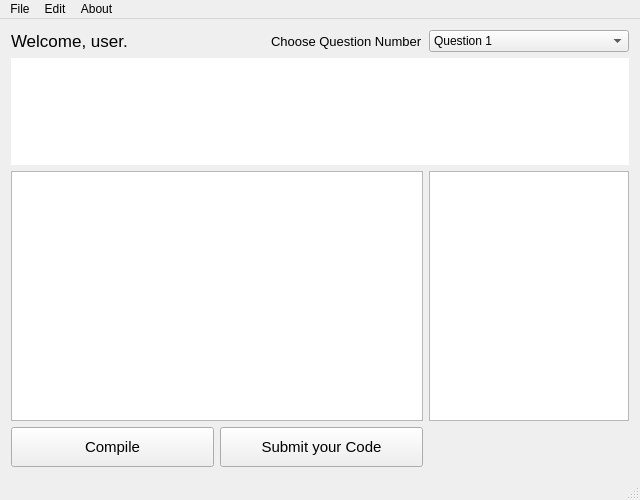
<?xml version="1.0" encoding="UTF-8"?>
<ui version="4.0">
 <class>MainWindow</class>
 <widget class="QMainWindow" name="MainWindow">
  <property name="geometry">
   <rect>
    <x>0</x>
    <y>0</y>
    <width>640</width>
    <height>500</height>
   </rect>
  </property>
  <property name="minimumSize">
   <size>
    <width>640</width>
    <height>500</height>
   </size>
  </property>
  <property name="windowTitle">
   <string>Tester2</string>
  </property>
  <widget class="QWidget" name="centralWidget">
   <layout class="QGridLayout" name="gridLayout">
    <item row="8" column="1">
     <widget class="QTextEdit" name="Console_Output">
      <property name="maximumSize">
       <size>
        <width>200</width>
        <height>16777215</height>
       </size>
      </property>
      <property name="readOnly">
       <bool>true</bool>
      </property>
     </widget>
    </item>
    <item row="4" column="0">
     <layout class="QHBoxLayout" name="horizontalLayout_2">
      <item>
       <widget class="QLabel" name="username_label">
        <property name="font">
         <font>
          <pointsize>13</pointsize>
         </font>
        </property>
        <property name="text">
         <string>Welcome, user.</string>
        </property>
       </widget>
      </item>
      <item alignment="Qt::AlignRight">
       <widget class="QLabel" name="label">
        <property name="font">
         <font>
          <pointsize>10</pointsize>
         </font>
        </property>
        <property name="text">
         <string>Choose Question Number</string>
        </property>
       </widget>
      </item>
     </layout>
    </item>
    <item row="8" column="0">
     <widget class="QTextEdit" name="Source_Edit">
      <property name="minimumSize">
       <size>
        <width>0</width>
        <height>250</height>
       </size>
      </property>
      <property name="font">
       <font>
        <family>Source Code Pro</family>
        <pointsize>16</pointsize>
       </font>
      </property>
      <property name="toolTip">
       <string>&lt;html&gt;&lt;head/&gt;&lt;body&gt;&lt;p&gt;Enter the code here.&lt;/p&gt;&lt;/body&gt;&lt;/html&gt;</string>
      </property>
      <property name="horizontalScrollBarPolicy">
       <enum>Qt::ScrollBarAlwaysOff</enum>
      </property>
      <property name="tabStopWidth">
       <number>16</number>
      </property>
     </widget>
    </item>
    <item row="9" column="0">
     <layout class="QHBoxLayout" name="horizontalLayout">
      <item>
       <widget class="QPushButton" name="Program_Check">
        <property name="minimumSize">
         <size>
          <width>0</width>
          <height>40</height>
         </size>
        </property>
        <property name="font">
         <font>
          <pointsize>11</pointsize>
         </font>
        </property>
        <property name="toolTip">
         <string>&lt;html&gt;&lt;head/&gt;&lt;body&gt;&lt;p&gt;Check if your program compiles without any error.&lt;/p&gt;&lt;/body&gt;&lt;/html&gt;</string>
        </property>
        <property name="text">
         <string>Compile</string>
        </property>
       </widget>
      </item>
      <item>
       <widget class="QPushButton" name="TestButton">
        <property name="minimumSize">
         <size>
          <width>0</width>
          <height>40</height>
         </size>
        </property>
        <property name="font">
         <font>
          <pointsize>11</pointsize>
         </font>
        </property>
        <property name="toolTip">
         <string>&lt;html&gt;&lt;head/&gt;&lt;body&gt;&lt;p&gt;Test your Progam if it Solves the problem perfectly.&lt;/p&gt;&lt;/body&gt;&lt;/html&gt;</string>
        </property>
        <property name="text">
         <string>Submit your Code</string>
        </property>
       </widget>
      </item>
     </layout>
    </item>
    <item row="7" column="0" colspan="2">
     <widget class="QTextBrowser" name="Question_label">
      <property name="minimumSize">
       <size>
        <width>0</width>
        <height>100</height>
       </size>
      </property>
      <property name="maximumSize">
       <size>
        <width>16777215</width>
        <height>150</height>
       </size>
      </property>
      <property name="font">
       <font>
        <family>Ubuntu</family>
        <pointsize>12</pointsize>
       </font>
      </property>
      <property name="autoFillBackground">
       <bool>false</bool>
      </property>
      <property name="frameShape">
       <enum>QFrame::NoFrame</enum>
      </property>
      <property name="frameShadow">
       <enum>QFrame::Plain</enum>
      </property>
      <property name="horizontalScrollBarPolicy">
       <enum>Qt::ScrollBarAlwaysOff</enum>
      </property>
     </widget>
    </item>
    <item row="4" column="1">
     <widget class="QComboBox" name="comboBox">
      <property name="toolTip">
       <string>&lt;html&gt;&lt;head/&gt;&lt;body&gt;&lt;p&gt;Choose the Question you want to solve.&lt;/p&gt;&lt;/body&gt;&lt;/html&gt;</string>
      </property>
      <item>
       <property name="text">
        <string>Question 1</string>
       </property>
      </item>
      <item>
       <property name="text">
        <string>Question 2</string>
       </property>
      </item>
      <item>
       <property name="text">
        <string>Question 3</string>
       </property>
      </item>
      <item>
       <property name="text">
        <string>Question 4</string>
       </property>
      </item>
      <item>
       <property name="text">
        <string>Question 5</string>
       </property>
      </item>
      <item>
       <property name="text">
        <string>Question 6</string>
       </property>
      </item>
      <item>
       <property name="text">
        <string>Question 7</string>
       </property>
      </item>
      <item>
       <property name="text">
        <string>Question 8</string>
       </property>
      </item>
     </widget>
    </item>
   </layout>
  </widget>
  <widget class="QMenuBar" name="menuBar">
   <property name="geometry">
    <rect>
     <x>0</x>
     <y>0</y>
     <width>640</width>
     <height>17</height>
    </rect>
   </property>
   <widget class="QMenu" name="menuFile">
    <property name="title">
     <string>File</string>
    </property>
    <addaction name="actionOpen_Source_Code_file"/>
    <addaction name="separator"/>
    <addaction name="actionExit"/>
   </widget>
   <widget class="QMenu" name="menuAbout">
    <property name="title">
     <string>About</string>
    </property>
    <addaction name="actionAbout_Tester2"/>
   </widget>
   <widget class="QMenu" name="menuEdit">
    <property name="title">
     <string>Edit</string>
    </property>
    <addaction name="actionSet_Tab_Width"/>
    <addaction name="actionChange_Font"/>
   </widget>
   <addaction name="menuFile"/>
   <addaction name="menuEdit"/>
   <addaction name="menuAbout"/>
  </widget>
  <widget class="QStatusBar" name="statusBar"/>
  <action name="actionOpen_Source_Code_file">
   <property name="text">
    <string>Open Source Code file</string>
   </property>
  </action>
  <action name="actionExit">
   <property name="text">
    <string>Exit</string>
   </property>
   <property name="shortcut">
    <string>Alt+X</string>
   </property>
  </action>
  <action name="actionAbout_Tester2">
   <property name="text">
    <string>About Tester2</string>
   </property>
  </action>
  <action name="actionSet_Tab_Width">
   <property name="text">
    <string>Set Tab Width</string>
   </property>
  </action>
  <action name="actionChange_Font">
   <property name="text">
    <string>Change Font</string>
   </property>
  </action>
 </widget>
 <layoutdefault spacing="6" margin="11"/>
 <resources/>
 <connections/>
</ui>
